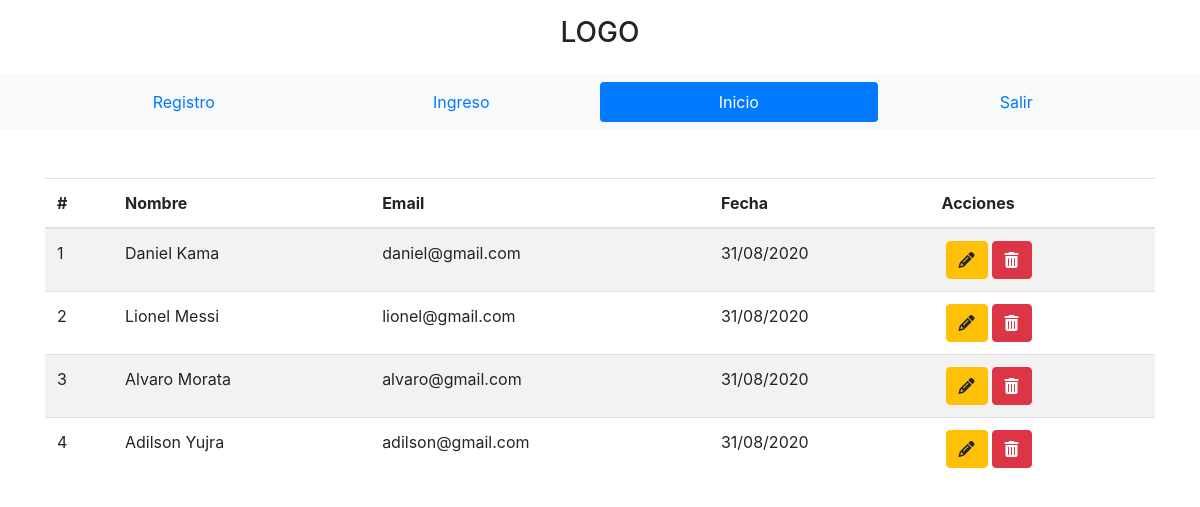
The app's page /index.php?pagina=inicio (signed in) with its own data.
### tables this page shows
CREATE TABLE `registros` (
  `id` int(7) NOT NULL,
  `nombre` text NOT NULL,
  `email` varchar(30) NOT NULL,
  `password` varchar(15) NOT NULL,
  `fecha` timestamp NOT NULL DEFAULT current_timestamp() ON UPDATE current_timestamp()
);

### Controllers/plantilla.controller.php (called while the page is built)
<?php
class ControllerPlantilla{
    public function ctrTraerPlantilla(){
        include 'views/plantilla.php';
    }
}
?>

### index.php (called while the page is built)
<?php
require_once 'Controllers/plantilla.controller.php';
require_once 'Controllers/formularios.controller.php';
require_once 'models/formularios.model.php';
$plantilla = new ControllerPlantilla();
$plantilla -> ctrTraerPlantilla();

### Controllers/formularios.controller.php (called while the page is built, shortened)
<?php
class ControllerFormularios{
    static public function ctrSeleccionarRegistros($item, $valor){
        $tabla = 'registros';
        $respuesta = ModeloFormularios::mldSeleccionarRegistros($tabla, $item, $valor);
        return $respuesta;
    }
}

### models/conexion.php (called while the page is built)
<?php
    class Conexion{
        static public function conectar(){
            $link = new PDO('mysql:host=localhost;dbname=curso-php','root','');
            $link -> exec('set names utf8');
            return $link;
        }
    }

### models/formularios.model.php (called while the page is built, shortened)
<?php
    require_once 'conexion.php';
    class ModeloFormularios{
        static public function mldSeleccionarRegistros($tabla, $item, $valor){
            if($item == null && $valor == null){
                $stmt = Conexion::conectar()->prepare("select *,DATE_FORMAT(fecha,'%d/%m/%Y') AS fecha from $tabla ORDER BY id DESC");
                $stmt->execute();
                return $stmt->fetchAll();
            }else{
                $stmt = Conexion::conectar()->prepare("select *,DATE_FORMAT(fecha,'%d/%m/%Y') AS fecha from $tabla WHERE $item = :$item ORDER BY id DESC");
                $stmt->bindParam(':'.$item, $valor, PDO::PARAM_STR);
                $stmt->execute();
                return $stmt->fetch();
            }
        }
    }

### views/paginas/inicio.php (the view, shortened to what this page needs)
<?php
    $usuarios = ControllerFormularios::ctrSeleccionarRegistros(null, null);
?>
<table class="table table-striped">
    <thead>
        <tr>
            <th>#</th>
            <th>Nombre</th>
            <th>Email</th>
            <th>Fecha</th>
            <th>Acciones</th>
        </tr>
    </thead>
    <tbody>
        <?php foreach($usuarios as $key => $value): ?>
            <tr>
                <td><?= ($key+1); ?></td>
                <td><?= $value['nombre']; ?></td>
                <td><?= $value['email']; ?></td>
                <td><?= $value['fecha']; ?></td>
                <td>
                    <div class="btn-group">
                        <div class="px-1">
                            <a href="index.php?pagina=editar&id=<?php echo $value['id']; ?>" class="btn btn-warning"><i class="fas fa-pencil-alt"></i></a>
                        </div>
                        <form method="post">
                            <button type="submit" class="btn btn-danger"><i class="fas fa-trash-alt"></i></button>
                        </form>
                    </div>
                </td>
            </tr>
        <?php endforeach ?>
    </tbody>
</table>

### views/plantilla.php (shortened to what this page needs)
<!DOCTYPE html>
<html lang="en">
<head>
    <link rel="stylesheet" href="https://maxcdn.bootstrapcdn.com/bootstrap/4.5.2/css/bootstrap.min.css">
</head>
<body>
    <div class="container-fluid">
        <h3 class="text-center py-3">LOGO</h3>
    </div>
    <div class="container-fluid bg-light">
        <div class="container">
            <ul class="nav nav-justified py-2 nav-pills">
                <?php if(isset($_GET['pagina'])): ?>
                    <?php if($_GET['pagina'] == 'registro'): ?>
                        <li class="nav-item">
                            <a class="nav-link active" href="index.php?pagina=registro">Registro</a>
                        </li>
                    <?php else: ?>
                        <li class="nav-item">
                            <a class="nav-link" href="index.php?pagina=registro">Registro</a>
                        </li>
                    <?php endif ?>
                    <?php if($_GET['pagina'] == 'ingreso'): ?>
                        <li class="nav-item">
                            <a class="nav-link active" href="index.php?pagina=ingreso">Ingreso</a>
                        </li>
                    <?php else: ?>
                        <li class="nav-item">
                            <a class="nav-link" href="index.php?pagina=ingreso">Ingreso</a>
                        </li>
                    <?php endif ?>
                    <?php if($_GET['pagina'] == 'inicio'): ?>
                        <li class="nav-item">
                            <a class="nav-link active" href="index.php?pagina=inicio">Inicio</a>
                        </li>
                    <?php else: ?>
                        <li class="nav-item">
                            <a class="nav-link" href="index.php?pagina=inicio">Inicio</a>
                        </li>
                    <?php endif ?>
                    <?php if($_GET['pagina'] == 'salir'): ?>
                        <li class="nav-item">
                            <a class="nav-link active" href="index.php?pagina=salir">Salir</a>
                        </li>
                    <?php else: ?>
                        <li class="nav-item">
                            <a class="nav-link" href="index.php?pagina=salir">Salir</a>
                        </li>
                    <?php endif ?>
                <?php endif ?>
            </ul>
        </div>
    </div>
    <div class="container-fluid">
        <div class="container py-5">
            <?php
                if(isset($_GET['pagina'])){
                    if($_GET['pagina'] == 'registro' ||
                       $_GET['pagina'] == 'ingreso' ||
                       $_GET['pagina'] == 'inicio' ||
                       $_GET['pagina'] == 'editar' ||
                       $_GET['pagina'] == 'salir'){
                           include 'paginas/'.$_GET['pagina'].'.php';
                       }else{
                           include 'paginas/error404.php';
                       }
                }else{
                    include 'paginas/registro.php';
                }
            ?>
        </div>
    </div>
</body>
</html>

### records on screen
registros: nombre "Daniel Kama", email "daniel@gmail.com", fecha "31/08/2020"
registros: nombre "Lionel Messi", email "lionel@gmail.com", fecha "31/08/2020"
registros: nombre "Alvaro Morata", email "alvaro@gmail.com", fecha "31/08/2020"
registros: nombre "Adilson Yujra", email "adilson@gmail.com", fecha "31/08/2020"
